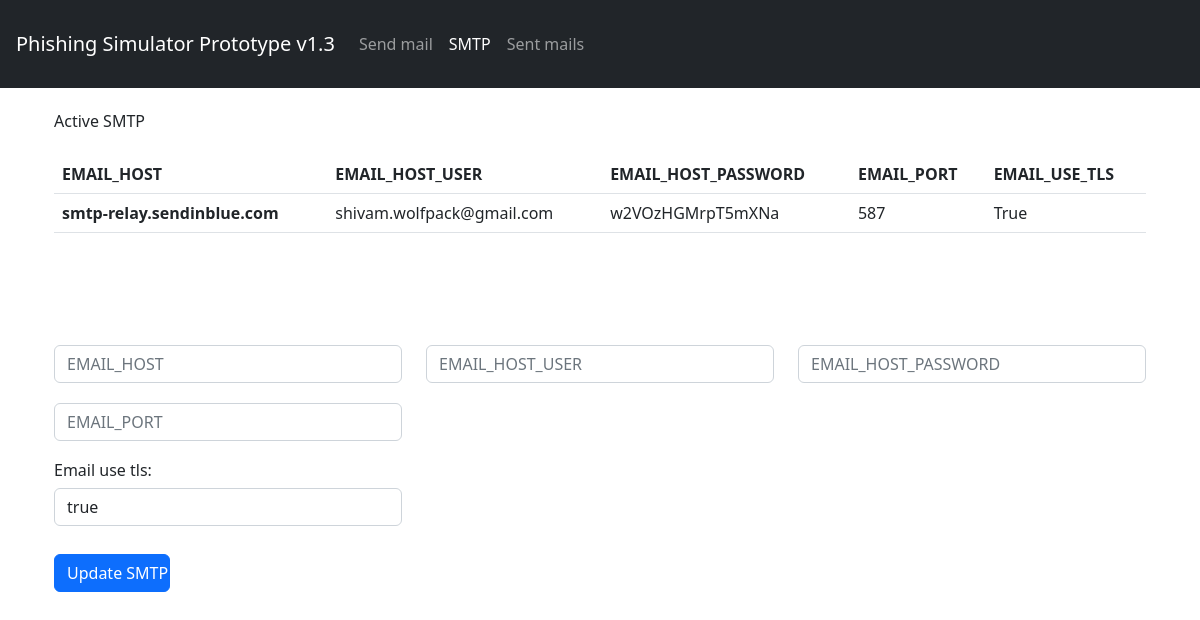
The app's page /add-smtp/, older data.
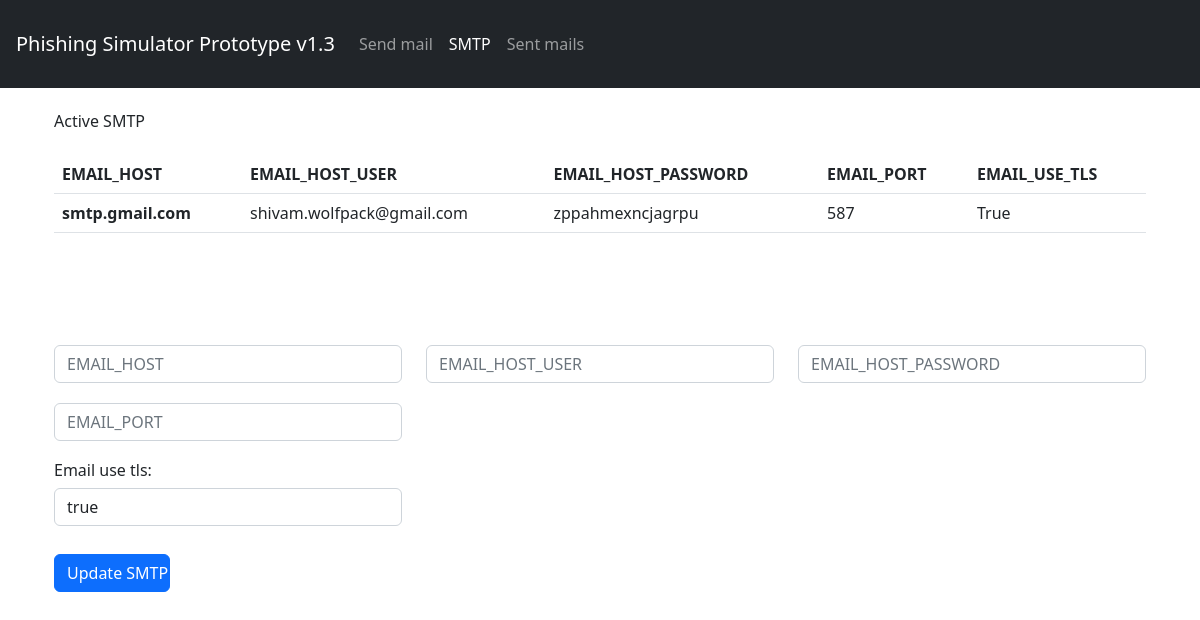
The same page, newer data.
### mailer/models.py (models this page shows, shortened)
class Backend(models.Model):
    email_host              = models.CharField(max_length=255, blank=True, null=True)
    email_host_user         = models.CharField(max_length=255, blank=True, null=True)
    email_host_password     = models.CharField(max_length=255, blank=True, null=True)
    email_port              = models.CharField(max_length=255, blank=True, null=True)
    email_use_tls           = models.BooleanField(default=False)

### mailer/views.py (the view)
# urls.py: path('add-smtp/', SenderAddView, name="add-sender-view"),
def SenderAddView(request):
    if request.method == "POST":
        form = AddSMTP(request.POST)
        if form.is_valid():
            try:
                email_host          = form.cleaned_data['email_host']
                email_host_user        = form.cleaned_data['email_host_user']
                email_host_password = form.cleaned_data['email_host_password']
                email_port          = form.cleaned_data['email_port']
                email_use_tls       = form.cleaned_data['email_use_tls']
                EMAIL_HOST = email_host.strip()
                EMAIL_HOST_USER = email_host_user.strip()
                EMAIL_HOST_PASSWORD = email_host_password.strip()
                EMAIL_PORT = int(email_port)
                bl = True
                if email_use_tls == 'true':
                    bl = True
                if email_use_tls == 'false':
                    bl = False
                Backend.objects.all().delete()
                Backend.objects.create(email_host=EMAIL_HOST, email_host_user=EMAIL_HOST_USER,
                                        email_host_password=EMAIL_HOST_PASSWORD, email_port=EMAIL_PORT,
                                        email_use_tls=bl)
                return render(request, 'response.html', {"response": "SMTP added successfuly"})
            except Exception as e:
                return render(request, 'response.html', {"response": e})
        else:
            return render(request, 'response.html', {"response": "Incorrect input format"})
    else:
        backend = Backend.objects.all()
        data = {}
        if len(backend) > 0:
            backend = backend[0]
            data = {'EMAIL_HOST': backend.email_host, 'EMAIL_HOST_USER': backend.email_host_user,
                    'EMAIL_HOST_PASSWORD': backend.email_host_password, 'EMAIL_PORT': backend.email_port,
                    'EMAIL_USE_TLS': backend.email_use_tls}
        else:
            data = {'EMAIL_HOST': None, 'EMAIL_HOST_USER': None,
                    'EMAIL_HOST_PASSWORD': None, 'EMAIL_PORT': None,
                    'EMAIL_USE_TLS': None}
        form = AddSMTP()
        return render(request, 'add-sender.html', {'form':form, 'data':data})

### mailer/forms.py
class AddSMTP(forms.Form):
    CHOICES = (
        ('true', 'true'),
        ('false', 'false')
    )
    email_host            = forms.CharField(required=True, widget=forms.TextInput(attrs={"placeholder":"EMAIL_HOST","class":"form-control",'style':'display:block; margin-bottom:20px'}))
    email_host_user       = forms.CharField(required=True, widget=forms.TextInput(attrs={"placeholder":"EMAIL_HOST_USER","class":"form-control",'style':'display:block; margin-bottom:4px'}))
    email_host_password   = forms.CharField(required=True, widget=forms.TextInput(attrs={"placeholder":"EMAIL_HOST_PASSWORD","class":"form-control",'style':'display:block; margin-bottom:4px'}))
    email_port            = forms.CharField(required=True, widget=forms.TextInput(attrs={"placeholder":"EMAIL_PORT","class":"form-control",'style':'display:block; margin-bottom:4px'}))
    email_use_tls         = forms.ChoiceField(required=True, choices=CHOICES, widget=forms.Select(attrs={"placeholder":"EMAIL_USE_TLS True/False","class":"form-control",'style':'display:block; margin-bottom:4px'}))

### templates/add-sender.html (shortened to what this page needs)
{% load static %}
{% include 'nav.html' %}
<div class="container p-4">
    <h6 class="mb-4">Active SMTP</h6>
    <section>
        <table class="table">
            <thead>
              <tr>
                <th scope="col">EMAIL_HOST</th>
                <th scope="col">EMAIL_HOST_USER</th>
                <th scope="col">EMAIL_HOST_PASSWORD</th>
                <th scope="col">EMAIL_PORT</th>
                <th scope="col">EMAIL_USE_TLS</th>
              </tr>
            </thead>
            <tbody>
              <tr>
                <th scope="row">{{ data.EMAIL_HOST }}</th>
                <td>{{ data.EMAIL_HOST_USER }}</td>
                <td>{{ data.EMAIL_HOST_PASSWORD }}</td>
                <td>{{ data.EMAIL_PORT }}</td>
                <td>{{ data.EMAIL_USE_TLS }}</td>
              </tr>
            </tbody>
        </table>
    </div>
<div class="container p-4">
<section>
<form method="POST" action="">
    <div class="row mb-3 mt-5">
        <div class="col-md-4 ">
            {{form.email_host}}
        </div>
        <div class="col-md-4 ">
                {{form.email_host_user}}
        </div>
        <div class="col-md-4 ">
                {{form.email_host_password}}
        </div>
        <div class="col-md-4 ">
            {{form.email_port}}
        </div>
    </div>
    <div class="row mb-2">
        <div class="col-md-4 ">
            <h6>
                {{form.email_use_tls.label}}:
            </h6>
            {{form.email_use_tls}}
    </div>
    </div>
    <div class="row  mt-4">
        <div class="col-md-4">
            <input class="btn btn-primary col-md-4" type="submit" name="submit" value="Update SMTP" >
        </div>
    </div>
</form>
</section>
</div>

Row changes from the older to the newer data that the page shows:
removed Backend: EMAIL_HOST "smtp-relay.sendinblue.com", EMAIL_HOST_USER "shivam.wolfpack@gmail.com", EMAIL_HOST_PASSWORD "w2VOzHGMrpT5mXNa", EMAIL_PORT "587"
added Backend: EMAIL_HOST "smtp.gmail.com", EMAIL_HOST_USER "shivam.wolfpack@gmail.com", EMAIL_HOST_PASSWORD "zppahmexncjagrpu", EMAIL_PORT "587"
